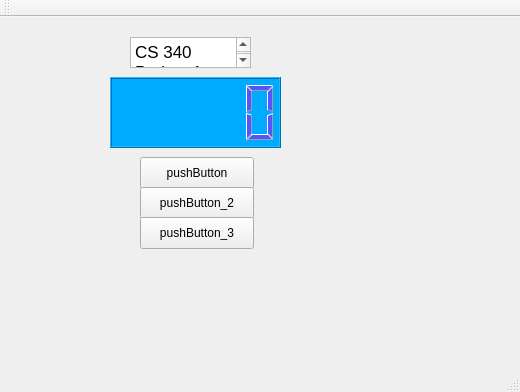
<?xml version="1.0" encoding="UTF-8"?>
<ui version="4.0">
 <class>MainWindow</class>
 <widget class="QMainWindow" name="MainWindow">
  <property name="geometry">
   <rect>
    <x>0</x>
    <y>0</y>
    <width>520</width>
    <height>392</height>
   </rect>
  </property>
  <property name="windowTitle">
   <string>MainWindow</string>
  </property>
  <widget class="QWidget" name="centralWidget">
   <widget class="QPushButton" name="pushButton">
    <property name="geometry">
     <rect>
      <x>140</x>
      <y>140</y>
      <width>114</width>
      <height>32</height>
     </rect>
    </property>
    <property name="text">
     <string>pushButton</string>
    </property>
   </widget>
   <widget class="QPushButton" name="pushButton_2">
    <property name="geometry">
     <rect>
      <x>140</x>
      <y>170</y>
      <width>114</width>
      <height>32</height>
     </rect>
    </property>
    <property name="text">
     <string>pushButton_2</string>
    </property>
   </widget>
   <widget class="QPushButton" name="pushButton_3">
    <property name="geometry">
     <rect>
      <x>140</x>
      <y>200</y>
      <width>114</width>
      <height>32</height>
     </rect>
    </property>
    <property name="text">
     <string>pushButton_3</string>
    </property>
   </widget>
   <widget class="QLCDNumber" name="lcdNumber">
    <property name="geometry">
     <rect>
      <x>110</x>
      <y>60</y>
      <width>171</width>
      <height>71</height>
     </rect>
    </property>
    <property name="styleSheet">
     <string notr="true">QLCDNumber{color:rgb(85, 85, 255);background-color:rgb(0, 170, 255);}
</string>
    </property>
   </widget>
   <widget class="QTextEdit" name="textEdit">
    <property name="geometry">
     <rect>
      <x>130</x>
      <y>20</y>
      <width>121</width>
      <height>31</height>
     </rect>
    </property>
    <property name="html">
     <string>&lt;!DOCTYPE HTML PUBLIC &quot;-//W3C//DTD HTML 4.0//EN&quot; &quot;http://www.w3.org/TR/REC-html40/strict.dtd&quot;&gt;
&lt;html&gt;&lt;head&gt;&lt;meta name=&quot;qrichtext&quot; content=&quot;1&quot; /&gt;&lt;style type=&quot;text/css&quot;&gt;
p, li { white-space: pre-wrap; }
&lt;/style&gt;&lt;/head&gt;&lt;body style=&quot; font-family:'Lucida Grande'; font-size:13pt; font-weight:400; font-style:normal;&quot;&gt;
&lt;p style=&quot; margin-top:0px; margin-bottom:0px; margin-left:0px; margin-right:0px; -qt-block-indent:0; text-indent:0px;&quot;&gt;CS 340 Project 1&lt;/p&gt;
&lt;p style=&quot;-qt-paragraph-type:empty; margin-top:0px; margin-bottom:0px; margin-left:0px; margin-right:0px; -qt-block-indent:0; text-indent:0px;&quot;&gt;&lt;br /&gt;&lt;/p&gt;&lt;/body&gt;&lt;/html&gt;</string>
    </property>
   </widget>
  </widget>
  <widget class="QMenuBar" name="menuBar">
   <property name="geometry">
    <rect>
     <x>0</x>
     <y>0</y>
     <width>520</width>
     <height>22</height>
    </rect>
   </property>
  </widget>
  <widget class="QToolBar" name="mainToolBar">
   <attribute name="toolBarArea">
    <enum>TopToolBarArea</enum>
   </attribute>
   <attribute name="toolBarBreak">
    <bool>false</bool>
   </attribute>
  </widget>
  <widget class="QStatusBar" name="statusBar"/>
 </widget>
 <layoutdefault spacing="6" margin="11"/>
 <resources/>
 <connections>
  <connection>
   <sender>pushButton</sender>
   <signal>clicked()</signal>
   <receiver>MainWindow</receiver>
   <slot>show()</slot>
   <hints>
    <hint type="sourcelabel">
     <x>196</x>
     <y>110</y>
    </hint>
    <hint type="destinationlabel">
     <x>284</x>
     <y>195</y>
    </hint>
   </hints>
  </connection>
  <connection>
   <sender>pushButton_2</sender>
   <signal>clicked()</signal>
   <receiver>MainWindow</receiver>
   <slot>update()</slot>
   <hints>
    <hint type="sourcelabel">
     <x>206</x>
     <y>160</y>
    </hint>
    <hint type="destinationlabel">
     <x>284</x>
     <y>195</y>
    </hint>
   </hints>
  </connection>
  <connection>
   <sender>pushButton_3</sender>
   <signal>clicked()</signal>
   <receiver>MainWindow</receiver>
   <slot>update()</slot>
   <hints>
    <hint type="sourcelabel">
     <x>206</x>
     <y>220</y>
    </hint>
    <hint type="destinationlabel">
     <x>284</x>
     <y>195</y>
    </hint>
   </hints>
  </connection>
  <connection>
   <sender>lcdNumber</sender>
   <signal>overflow()</signal>
   <receiver>MainWindow</receiver>
   <slot>show()</slot>
   <hints>
    <hint type="sourcelabel">
     <x>101</x>
     <y>296</y>
    </hint>
    <hint type="destinationlabel">
     <x>284</x>
     <y>195</y>
    </hint>
   </hints>
  </connection>
 </connections>
</ui>
